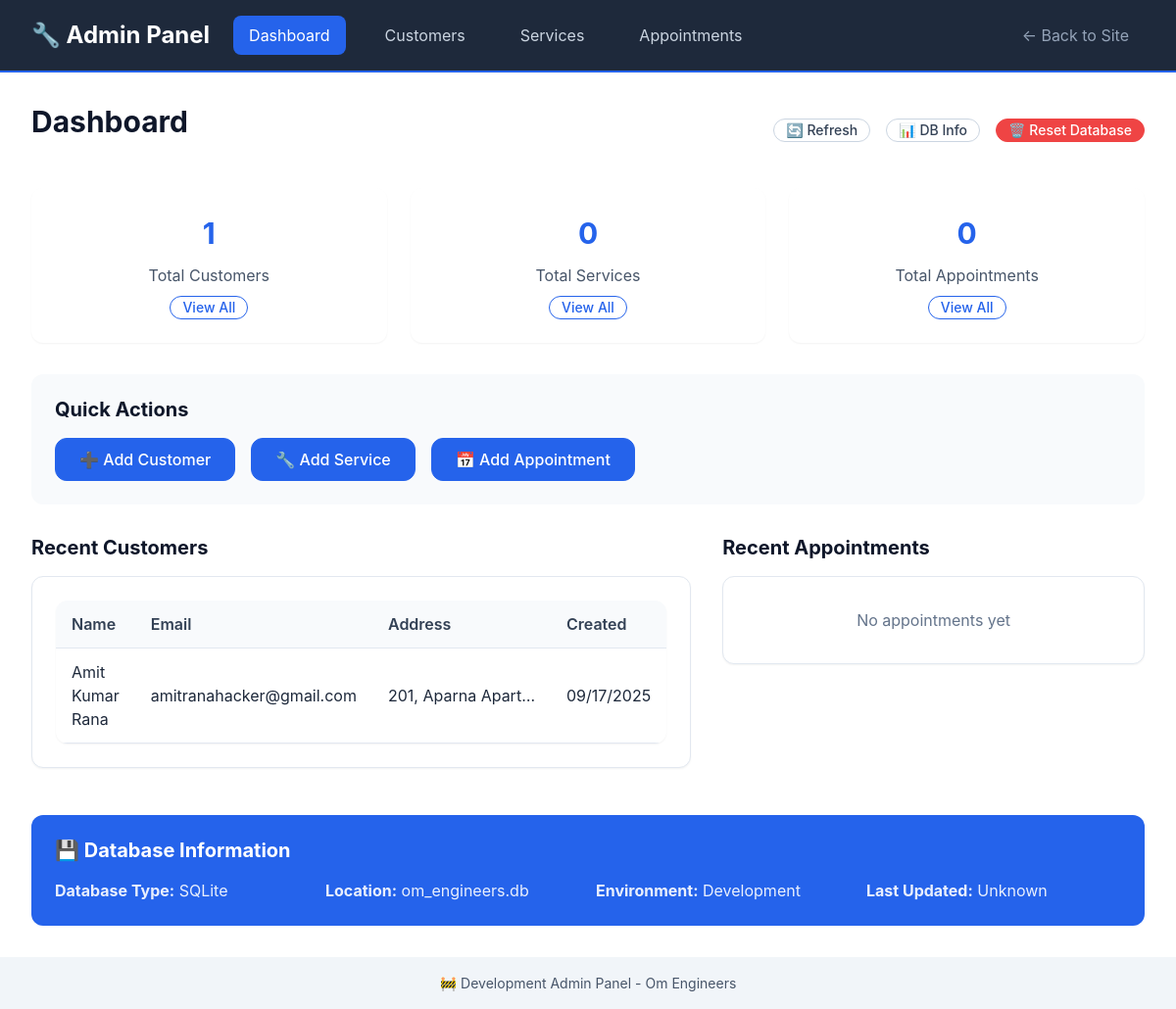
The app's page /admin/ with its own data.
### models/customer_db.py (models this page shows, shortened)
class Customer(db.Model):
    __tablename__ = 'customers'
    id: Mapped[int] = mapped_column(primary_key=True)
    name: Mapped[str] = mapped_column(String(100), nullable=False)
    email: Mapped[str] = mapped_column(String(120), nullable=True, index=True)
    phone: Mapped[str] = mapped_column(String(20), nullable=False, index=True)
    address: Mapped[str] = mapped_column(Text, nullable=True)
    created_at: Mapped[datetime] = mapped_column(DateTime, default=datetime.utcnow)
    updated_at: Mapped[datetime] = mapped_column(DateTime, default=datetime.utcnow, onupdate=datetime.utcnow)
    appointments = db.relationship('Appointment', back_populates='customer', cascade='all, delete-orphan')

### routes/admin.py (the view)
@admin_bp.route('/')
def index():
    try:
        customer_count = Customer.query.count()
        service_count = Service.query.count()
        appointment_count = Appointment.query.count()
        recent_customers = Customer.query.order_by(Customer.created_at.desc()).limit(5).all()
        recent_appointments = Appointment.query.order_by(Appointment.created_at.desc()).limit(5).all()
        stats = {
            'customers': customer_count,
            'services': service_count,
            'appointments': appointment_count
        }
        return render_template('admin/index.html',
                             stats=stats,
                             recent_customers=recent_customers,
                             recent_appointments=recent_appointments)
    except Exception as e:
        flash(f'Error loading admin dashboard: {str(e)}', 'error')
        return render_template('admin/index.html', stats={}, recent_customers=[], recent_appointments=[])

### templates/admin/index.html (shortened to what this page needs)
{% extends "admin/base.html" %}
{% block content %}
<div style="display: flex; justify-content: space-between; align-items: center; margin-bottom: var(--space-8);">
    <h1>Dashboard</h1>
    <div style="display: flex; gap: var(--space-4);">
        <button onclick="refreshStats()" class="btn btn-secondary btn-sm">🔄 Refresh</button>
        <button onclick="showDatabaseInfo()" class="btn btn-secondary btn-sm">📊 DB Info</button>
        <button onclick="showResetModal()" class="btn btn-danger btn-sm">🗑️ Reset Database</button>
    </div>
</div>
<div class="stats-grid">
    <div class="stat-card">
        <div class="stat-number" id="customers-count">{{ stats.customers or 0 }}</div>
        <div style="color: var(--gray-600);">Total Customers</div>
        <div style="margin-top: var(--space-2);">
            <a href="{{ url_for('admin.customers') }}" class="btn btn-sm btn-outline">View All</a>
        </div>
    </div>
    <div class="stat-card">
        <div class="stat-number" id="services-count">{{ stats.services or 0 }}</div>
        <div style="color: var(--gray-600);">Total Services</div>
        <div style="margin-top: var(--space-2);">
            <a href="{{ url_for('admin.services') }}" class="btn btn-sm btn-outline">View All</a>
        </div>
    </div>
    <div class="stat-card">
        <div class="stat-number" id="appointments-count">{{ stats.appointments or 0 }}</div>
        <div style="color: var(--gray-600);">Total Appointments</div>
        <div style="margin-top: var(--space-2);">
            <a href="{{ url_for('admin.appointments') }}" class="btn btn-sm btn-outline">View All</a>
        </div>
    </div>
</div>
<div style="background: var(--gray-50); padding: var(--space-6); border-radius: var(--border-radius-lg); margin-bottom: var(--space-8);">
    <h3 style="margin-bottom: var(--space-4);">Quick Actions</h3>
    <div style="display: flex; gap: var(--space-4); flex-wrap: wrap;">
        <a href="{{ url_for('admin.new_customer') }}" class="btn btn-primary">➕ Add Customer</a>
        <a href="{{ url_for('admin.new_service') }}" class="btn btn-primary">🔧 Add Service</a>
        <a href="{{ url_for('admin.new_appointment') }}" class="btn btn-primary">📅 Add Appointment</a>
    </div>
</div>
<div style="display: grid; grid-template-columns: 1fr 1fr; gap: var(--space-8); margin-top: var(--space-8);">
    <div>
        <h3 style="margin-bottom: var(--space-4);">Recent Customers</h3>
        {% if recent_customers %}
        <div class="card">
            <table class="admin-table">
                <thead>
                    <tr>
                        <th>Name</th>
                        <th>Email</th>
                        <th>Address</th>
                        <th>Created</th>
                    </tr>
                </thead>
                <tbody>
                    {% for customer in recent_customers %}
                    <tr>
                        <td>{{ customer.name }}</td>
                        <td>{{ customer.email }}</td>
                        <td>
                            <div style="max-width: 150px; overflow: hidden; text-overflow: ellipsis; white-space: nowrap;"
                                 title="{{ customer.address or 'No address provided' }}">
                                {{ customer.address or 'No address' }}
                            </div>
                        </td>
                        <td>{{ customer.created_at.strftime('%m/%d/%Y') }}</td>
                    </tr>
                    {% endfor %}
                </tbody>
            </table>
        </div>
        {% else %}
        <div class="card" style="text-align: center; padding: var(--space-8); color: var(--gray-500);">
            No customers yet
        </div>
        {% endif %}
    </div>
    <div>
        <h3 style="margin-bottom: var(--space-4);">Recent Appointments</h3>
        {% if recent_appointments %}
        <div class="card">
            <table class="admin-table">
                <thead>
                    <tr>
                        <th>ID</th>
                        <th>Status</th>
                        <th>Date</th>
                    </tr>
                </thead>
                <tbody>
                    {% for appointment in recent_appointments %}
                    <tr>
                        <td>#{{ appointment.id }}</td>
                        <td>
                            <span style="background-color:
                                {% if appointment.status.value == 'pending' %}var(--warning-color)
                                {% elif appointment.status.value == 'confirmed' %}var(--primary-color)
                                {% elif appointment.status.value == 'completed' %}var(--success-color)
                                {% elif appointment.status.value == 'cancelled' %}var(--error-color)
                                {% else %}var(--gray-400){% endif %};
                                color: var(--white); padding: var(--space-1) var(--space-2); border-radius: var(--border-radius-sm); font-size: var(--font-size-xs);">
                                {{ appointment.status.value.title() }}
                            </span>
                        </td>
                        <td>{{ appointment.appointment_date.strftime('%m/%d/%Y') }}</td>
                    </tr>
                    {% endfor %}
                </tbody>
            </table>
        </div>
        {% else %}
        <div class="card" style="text-align: center; padding: var(--space-8); color: var(--gray-500);">
            No appointments yet
        </div>
        {% endif %}
    </div>
</div>
<div style="margin-top: var(--space-12); padding: var(--space-6); background: var(--primary-color); color: var(--white); border-radius: var(--border-radius-lg);">
    <h3 style="color: var(--white); margin-bottom: var(--space-4);">💾 Database Information</h3>
    <div style="display: grid; grid-template-columns: repeat(auto-fit, minmax(200px, 1fr)); gap: var(--space-4); opacity: 0.9;">
        <div>
            <strong>Database Type:</strong> SQLite
        </div>
        <div>
            <strong>Location:</strong> om_engineers.db
        </div>
        <div>
            <strong>Environment:</strong> Development
        </div>
        <div>
            <strong>Last Updated:</strong> <span id="last-updated">{{ moment().format('MM/DD/YYYY HH:mm') if moment else 'Unknown' }}</span>
        </div>
    </div>
</div>
{% endblock %}

### static/css/main.css (style rules this page uses)
:root { --primary-color: #2563eb; --primary-dark: #1d4ed8; --primary-light: #3b82f6; --secondary-color: #64748b; --success-color: #10b981; --warning-color: #f59e0b; --error-color: #ef4444; --white: #ffffff; --gray-50: #f8fafc; --gray-100: #f1f5f9; --gray-200: #e2e8f0; --gray-300: #cbd5e1; --gray-400: #94a3b8; --gray-500: #64748b; --gray-600: #475569; --gray-700: #334155; --gray-800: #1e293b; --gray-900: #0f172a; --font-family: 'Inter', -apple-system, BlinkMacSystemFont, 'Segoe UI', Roboto, Oxygen, Ubuntu, Cantarell, sans-serif; --font-size-xs: 0.75rem; --font-size-sm: 0.875rem; --font-size-base: 1rem; --font-size-lg: 1.125rem; --font-size-xl: 1.25rem; --font-size-2xl: 1.5rem; --font-size-3xl: 1.875rem; --font-size-4xl: 2.25rem; --font-weight-normal: 400; --font-weight-medium: 500; --font-weight-semibold: 600; --font-weight-bold: 700; --line-height-tight: 1.25; --line-height-normal: 1.5; --line-height-relaxed: 1.75; --space-1: 0.25rem; --space-2: 0.5rem; --space-3: 0.75rem; --space-4: 1rem; --space-5: 1.25rem; --space-6: 1.5rem; --space-8: 2rem; --space-10: 2.5rem; --space-12: 3rem; --space-16: 4rem; --space-20: 5rem; --border-radius-sm: 0.375rem; --border-radius: 0.5rem; --border-radius-lg: 0.75rem; --border-radius-xl: 1rem; --shadow-sm: 0 1px 2px 0 rgba(0, 0, 0, 0.05); --shadow: 0 1px 3px 0 rgba(0, 0, 0, 0.1), 0 1px 2px 0 rgba(0, 0, 0, 0.06); --shadow-md: 0 4px 6px -1px rgba(0, 0, 0, 0.1), 0 2px 4px -1px rgba(0, 0, 0, 0.06); --shadow-lg: 0 10px 15px -3px rgba(0, 0, 0, 0.1), 0 4px 6px -2px rgba(0, 0, 0, 0.05); --container-max-width: 1200px; --header-height: 4rem; --min-touch-target: 2.75rem; }
*, *::before, *::after { box-sizing: border-box; }
* { margin: 0; padding: 0; }
html { font-size: 16px; scroll-behavior: smooth; -webkit-text-size-adjust: 100%; -ms-text-size-adjust: 100%; }
body { font-family: var(--font-family); font-size: var(--font-size-base); font-weight: var(--font-weight-normal); line-height: var(--line-height-normal); color: var(--gray-800); background-color: var(--white); -webkit-font-smoothing: antialiased; -moz-osx-font-smoothing: grayscale; }
h1, h2, h3, h4, h5, h6 { font-weight: var(--font-weight-bold); line-height: var(--line-height-tight); color: var(--gray-900); margin-bottom: var(--space-4); }
h1 { font-size: var(--font-size-3xl); }
h3 { font-size: var(--font-size-xl); }
a { color: var(--primary-color); text-decoration: none; }
.btn { display: inline-flex; align-items: center; justify-content: center; min-height: var(--min-touch-target); padding: var(--space-3) var(--space-6); font-family: inherit; font-size: var(--font-size-base); font-weight: var(--font-weight-medium); line-height: 1; text-decoration: none; border: 1px solid transparent; border-radius: var(--border-radius-lg); cursor: pointer; transition: all 0.2s ease-in-out; user-select: none; white-space: nowrap; }
.btn-primary { background-color: var(--primary-color); border-color: var(--primary-color); color: var(--white); }
.btn-secondary { background-color: var(--white); border-color: var(--gray-300); color: var(--gray-700); }
.btn-outline { background-color: transparent; border-color: var(--primary-color); color: var(--primary-color); }
.btn-sm { min-height: 2.25rem; padding: var(--space-2) var(--space-4); font-size: var(--font-size-sm); }
.card { background-color: var(--white); border: 1px solid var(--gray-200); border-radius: var(--border-radius-lg); box-shadow: var(--shadow-sm); padding: var(--space-6); transition: box-shadow 0.2s ease-in-out; }

### records on screen
Customer: name "Amit Kumar Rana", email "amitranahacker@gmail.com", address "201, Aparna Apart…", created_at "09/17/2025"

### other values on screen
{{ stats.customers or 0 }} "1"
{{ stats.services or 0 }} "0"
{{ stats.appointments or 0 }} "0"
{{ moment().format('MM/DD/YYYY HH:mm') if moment else 'Unknown' }} "Unknown"
{{ config.APP_NAME }} "Om Engineers"
